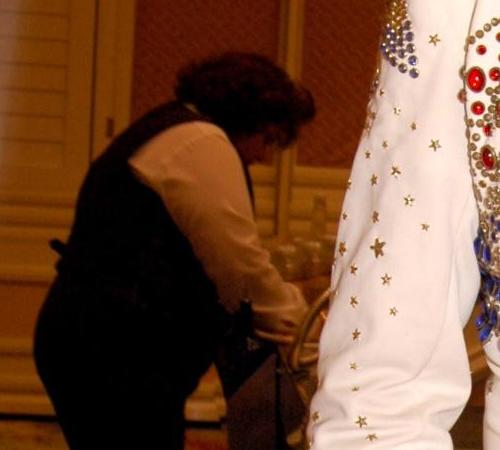
#> input picture construction/release_2_6/audit/helpers13/crop_a.jpg, 500 x 450 px
$ python -i audit_sources.py   (imports and definitions only)
#> lines starting #> are read from the running program, lines starting #| are printed output that depends on the picture
### src/samtok_benchmark/io.py
"""Deterministic manifests and atomic output writes."""

from __future__ import annotations

import hashlib
import json
import os
import tempfile
from pathlib import Path


# [13 lines left out: function read_jsonl, not called in this run]


def sha256_file(path: Path) -> str:
    h = hashlib.sha256()
    with Path(path).open("rb") as stream:
        for chunk in iter(lambda: stream.read(1024 * 1024), b""):
            h.update(chunk)
    return h.hexdigest()


# [16 lines left out: functions digest, atomic_text, not called in this run]


def write_json(path: Path, value) -> None:
    atomic_text(path, json.dumps(value, ensure_ascii=False, indent=2) + "\n")


def write_jsonl(path: Path, values) -> None:
    atomic_text(path, "".join(json.dumps(x, ensure_ascii=False) + "\n" for x in values))


# [10 lines left out: function asset_path, not called in this run]

### construction/audit_sources.py
"""Recompute selected image fingerprints; audit against recorded training and v1 sources."""

from __future__ import annotations

import argparse
import hashlib
import json
import re
import struct
from pathlib import Path

import cv2
import numpy as np
from PIL import Image, ImageOps

from samtok_benchmark.io import read_jsonl, sha256_file, write_json, write_jsonl
from review_state import final_decisions

UPSTREAM = Path("/mnt/bn/strategy-mllm-train/user/tanyue/datasets/PACO_benchmark_candidates")
REPO = Path(__file__).resolve().parents[1]


def fingerprint(path):
#> called with path = 'release_2_6/audit/helpers13/crop_a.jpg'
    with Image.open(path) as raw:
#> raw is the input picture: PIL image 500x450 RGB; mean R, G, B 116.2, 79.2, 57.8
        im = ImageOps.exif_transpose(raw).convert("RGB")

    def variant(img):
        gray = img.convert("L")
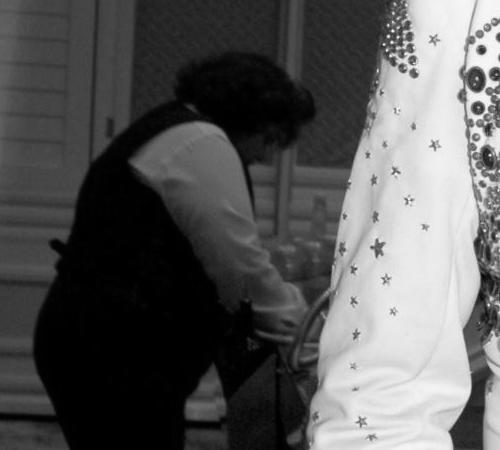
#> gray: PIL image 500x450 L; min 0, max 253, mean 87.8
        dct = cv2.dct(np.array(gray.resize((32, 32), Image.Resampling.LANCZOS), dtype=np.float32))[
            :8, :8
        ]
        d = np.array(gray.resize((9, 8), Image.Resampling.LANCZOS))
        return {
            "pixel_sha256": hashlib.sha256(
                b"RGB\0" + struct.pack(">QQ", *img.size) + img.tobytes()
            ).hexdigest(),
            "phash64": f"{int.from_bytes(np.packbits(dct > np.median(dct)).tobytes(), 'big'):016x}",
            "dhash64": f"{int.from_bytes(np.packbits(d[:, 1:] > d[:, :-1]).tobytes(), 'big'):016x}",
        }

    return {
        "path": str(path),
        "actual_byte_sha256": sha256_file(path),
        "size_wh": list(im.size),
        **variant(im),
        "horizontal_flip": variant(ImageOps.mirror(im)),
        "status": "ok",
    }
#> in variant (call 2), `gray = img.convert("L")`:
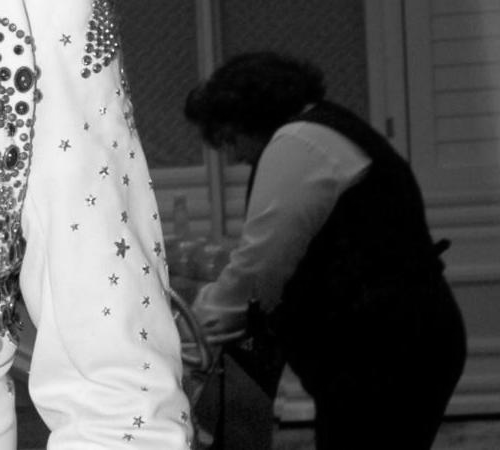
#> gray: PIL image 500x450 L; min 0, max 253, mean 87.8


# [128 lines left out: function main, not called in this run]


# [2 lines not run here, left out]

>>> result = fingerprint('release_2_6/audit/helpers13/crop_a.jpg')
#> result = 8 items
